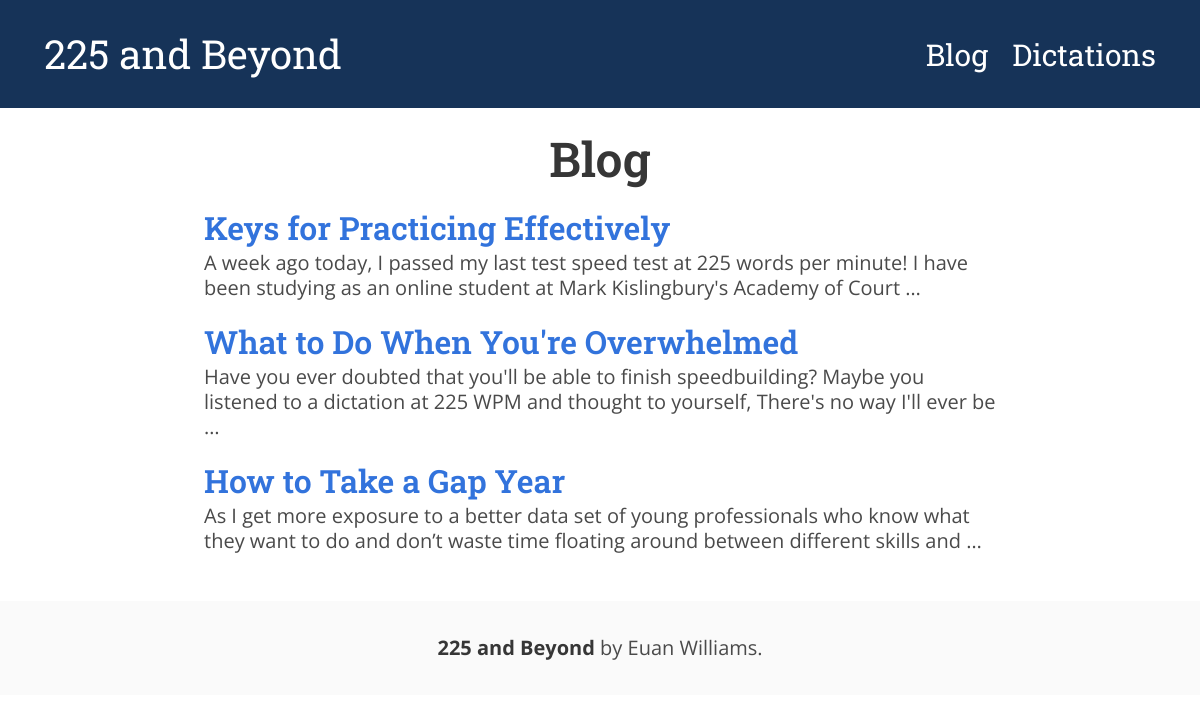
The app's page /blog, older data.
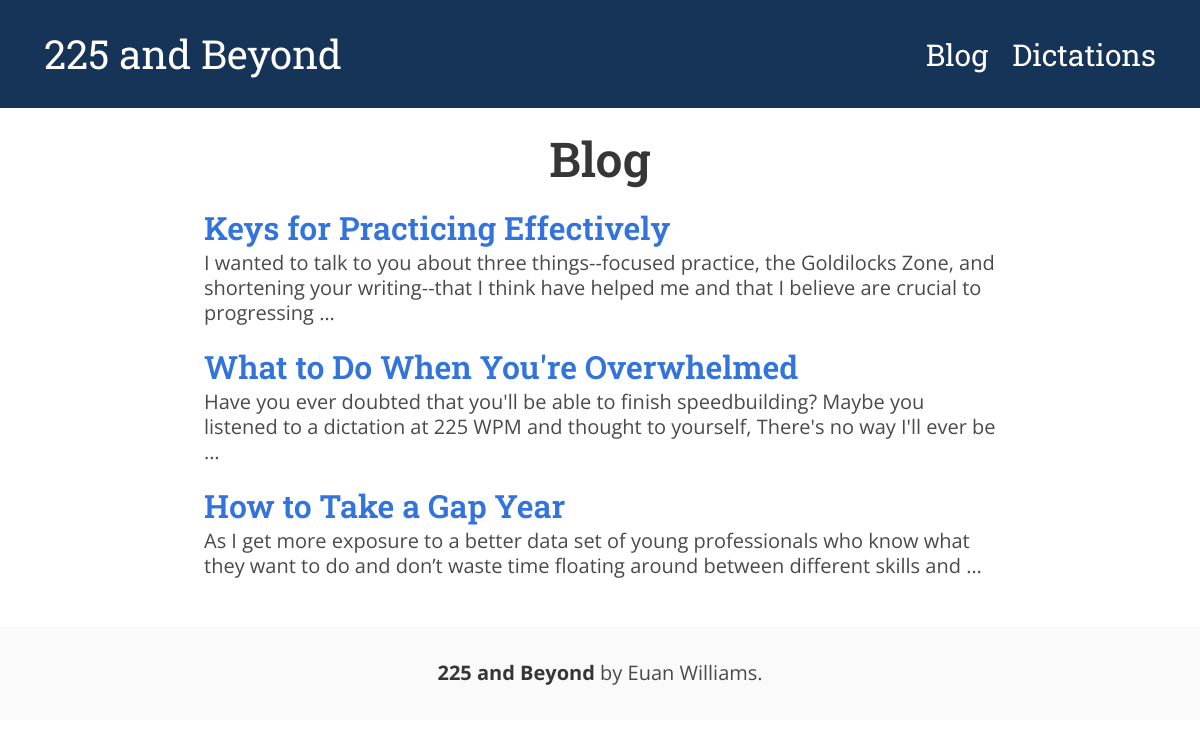
The same page, newer data.
### blog/models.py (models this page shows, shortened)
class Post(models.Model):
    slug = models.SlugField(unique=True)
    author = models.ForeignKey(settings.AUTH_USER_MODEL, on_delete=models.SET_NULL, null=True)
    title = models.CharField(max_length=200)
    created_date = models.DateTimeField(default=timezone.now)
    published_date = models.DateTimeField(blank=True, null=True)
    text = models.TextField()
    tags = TaggableManager()
    def get_absolute_url(self):
        return reverse('blogpost_view', args=[str(self.slug)])

### blog/views.py (the view)
# urls.py: path('blog', blog_views.blog, name='blog'),
def blog(request):
    posts = Post.objects.all()
    return render(request, 'blog.html', {'posts': posts})

### templates/blog.html
{% extends "base.html" %}
{% block content %}
<div class="columns is-centered is-mobile">
    <div class="column is-8-tablet is-four-fifths-mobile blog-container">
        <div class="title-container">
            <h2 class="title is-1">Blog</h2>
        </div>
        {% for post in posts %}
        <div class="post">
            <p class="title is-3"><a href="{{post.get_absolute_url}}">{{post.title}}</a></p>
            <div class="subtitle is-5">{{post.text|truncatewords:30|safe}}</div>
        </div>
        {% endfor %}
    </div>
</div>
{% endblock %}

Row changes from the older to the newer data that the page shows:
changed Post "Keys for Practicing Effectively": text "A week ago today, I passed my last test speed test at 225 words per minute! I have been studying as an online student at Mark Kislingbury's Academy of Court …" → "I wanted to talk to you about three things--focused practice, the Goldilocks Zone, and shortening your writing--that I think have helped me and that I believe are crucial to progressing …"
